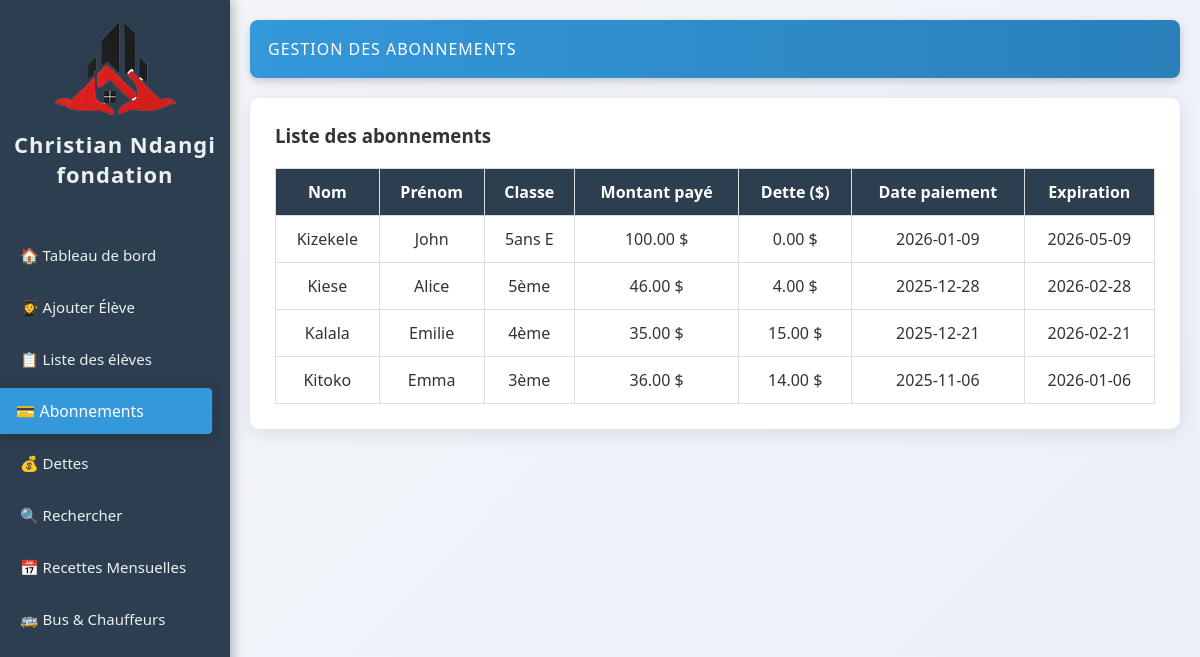
The app's page /gerer_abonnement.php, older data.
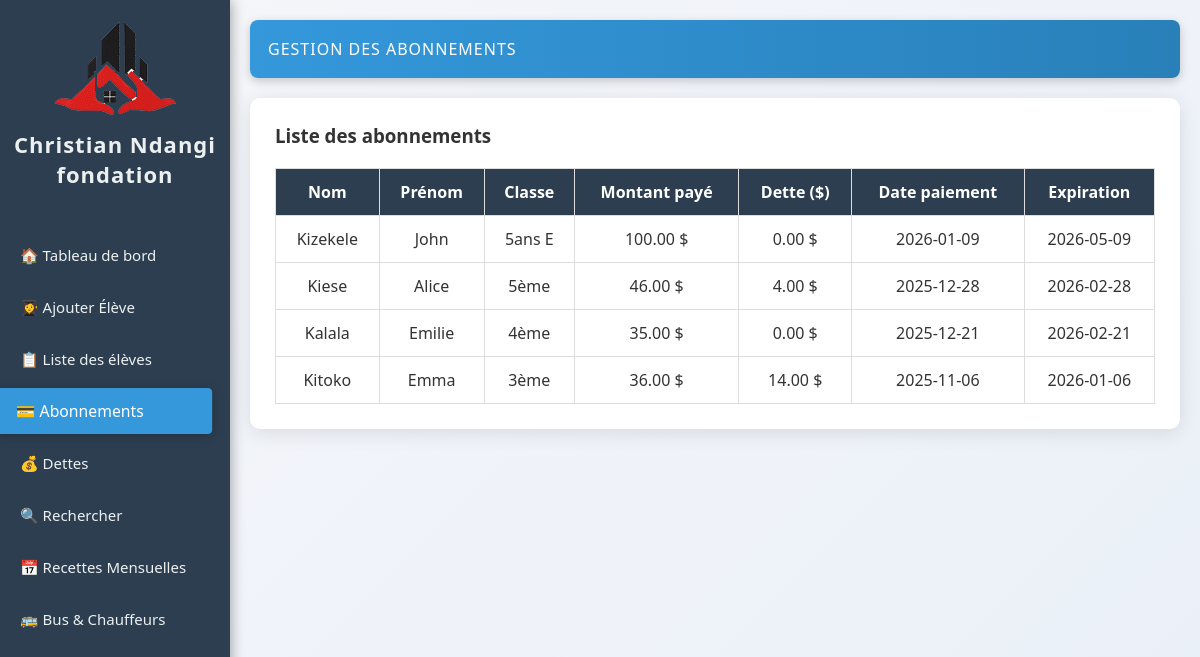
The same page, newer data.
### tables this page shows
CREATE TABLE `abonnements` (
  `id` int(11) NOT NULL AUTO_INCREMENT,
  `eleve_id` int(11) NOT NULL,
  `montant` decimal(10,2) NOT NULL,
  `date_paiement` date NOT NULL,
  `date_expiration` date NOT NULL,
  `dette` decimal(10,2) DEFAULT 0.00,
  PRIMARY KEY (`id`),
  KEY `eleve_id` (`eleve_id`),
  CONSTRAINT `abonnements_ibfk_1` FOREIGN KEY (`eleve_id`) REFERENCES `eleves` (`id`) ON DELETE CASCADE
);

CREATE TABLE `eleves` (
  `id` int(11) NOT NULL AUTO_INCREMENT,
  `nom` varchar(50) NOT NULL,
  `postnom` varchar(50) DEFAULT NULL,
  `prenom` varchar(50) NOT NULL,
  `avenue` varchar(100) DEFAULT NULL,
  `quartier` enum('Salongo','Gombele','Madrendele') DEFAULT NULL,
  `commune` enum('Lemba','Matete','Ngaba') DEFAULT NULL,
  `ecole` varchar(100) DEFAULT NULL,
  `cycle` enum('Maternelle','Primaire','Secondaire','Humanité') DEFAULT NULL,
  `classe` varchar(50) DEFAULT NULL,
  `age` int(11) DEFAULT NULL,
  `sexe` enum('M','F') DEFAULT NULL,
  `point_arret` enum('Kamutsha','Kilidja','Garage','Igota Nzambi','Musudja','Station Salongo','Route ByPass','Route Biangana') DEFAULT NULL,
  `parent_nom` varchar(100) DEFAULT NULL,
  `parent_tel` varchar(10) DEFAULT NULL,
  `date_ajout` datetime DEFAULT current_timestamp(),
  PRIMARY KEY (`id`)
);

### gerer_abonnement.php (the view, shortened to what this page needs)
<?php
require 'db/database.php';
$abonnements = [];
$stmt = $pdo->query("
    SELECT a.*, e.nom, e.prenom, e.classe
    FROM abonnements a
    JOIN eleves e ON a.eleve_id = e.id
    ORDER BY a.date_paiement DESC
");
if($stmt){
    $abonnements = $stmt->fetchAll(PDO::FETCH_ASSOC);
}
?>
<!DOCTYPE html>
<html>
<head>
    <link rel="stylesheet" href="css/style.css">
</head>
<body>
<?php include 'sidebar.php'; ?>
<div class="main-content">
    <header>Gestion des abonnements</header>
    <div class="container">
        <h3>Liste des abonnements</h3>
        <?php if(!empty($abonnements)): ?>
        <table>
        <tr>
            <th>Nom</th>
            <th>Prénom</th>
            <th>Classe</th>
            <th>Montant payé</th>
            <th>Dette ($)</th>
            <th>Date paiement</th>
            <th>Expiration</th>
        </tr>
        <?php foreach($abonnements as $a): ?>
        <tr>
            <td><?= htmlspecialchars($a['nom']) ?></td>
            <td><?= htmlspecialchars($a['prenom']) ?></td>
            <td><?= htmlspecialchars($a['classe']) ?></td>
            <td><?= htmlspecialchars($a['montant']) ?> $</td>
            <td><?= htmlspecialchars($a['dette']) ?> $</td>
            <td><?= htmlspecialchars($a['date_paiement']) ?></td>
            <td><?= htmlspecialchars($a['date_expiration']) ?></td>
        </tr>
        <?php endforeach; ?>
        </table>
        <?php else: ?>
        <p>Aucun abonnement enregistré.</p>
        <?php endif; ?>
    </div>
</div>
</body>
</html>

Row changes from the older to the newer data that the page shows:
changed abonnements "Kalala": dette "15.00" → "0.00"
